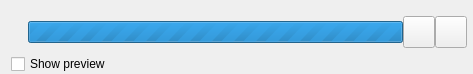
<?xml version="1.0" encoding="UTF-8"?>
<ui version="4.0">
 <class>SimplePluginProgressWidgetData</class>
 <widget class="QWidget" name="SimplePluginProgressWidgetData">
  <property name="geometry">
   <rect>
    <x>0</x>
    <y>0</y>
    <width>473</width>
    <height>74</height>
   </rect>
  </property>
  <property name="maximumSize">
   <size>
    <width>600</width>
    <height>16777215</height>
   </size>
  </property>
  <property name="windowTitle">
   <string>Loading</string>
  </property>
  <property name="windowIcon">
   <iconset resource="../resources/TulipGUIResource.qrc">
    <normaloff>:/tulip/gui/icons/tulip.ico</normaloff>:/tulip/gui/icons/tulip.ico</iconset>
  </property>
  <layout class="QVBoxLayout" name="verticalLayout">
   <property name="spacing">
    <number>0</number>
   </property>
   <property name="topMargin">
    <number>0</number>
   </property>
   <property name="rightMargin">
    <number>6</number>
   </property>
   <property name="bottomMargin">
    <number>0</number>
   </property>
   <item>
    <widget class="QLabel" name="comment">
     <property name="text">
      <string/>
     </property>
     <property name="alignment">
      <set>Qt::AlignCenter</set>
     </property>
    </widget>
   </item>
   <item>
    <layout class="QHBoxLayout" name="horizontalLayout">
     <property name="bottomMargin">
      <number>6</number>
     </property>
     <item>
      <widget class="QLabel" name="logoLabel">
       <property name="text">
        <string/>
       </property>
       <property name="pixmap">
        <pixmap resource="../resources/TulipGUIResource.qrc">:/tulip/gui/icons/logo32x32.png</pixmap>
       </property>
      </widget>
     </item>
     <item>
      <spacer name="horizontalSpacer">
       <property name="orientation">
        <enum>Qt::Horizontal</enum>
       </property>
       <property name="sizeType">
        <enum>QSizePolicy::Fixed</enum>
       </property>
       <property name="sizeHint" stdset="0">
        <size>
         <width>10</width>
         <height>20</height>
        </size>
       </property>
      </spacer>
     </item>
     <item>
      <widget class="QProgressBar" name="progressBar">
       <property name="maximum">
        <number>0</number>
       </property>
       <property name="value">
        <number>0</number>
       </property>
       <property name="alignment">
        <set>Qt::AlignCenter</set>
       </property>
       <property name="textVisible">
        <bool>true</bool>
       </property>
      </widget>
     </item>
     <item>
      <widget class="QPushButton" name="stopButton">
       <property name="minimumSize">
        <size>
         <width>32</width>
         <height>32</height>
        </size>
       </property>
       <property name="maximumSize">
        <size>
         <width>32</width>
         <height>32</height>
        </size>
       </property>
       <property name="toolTip">
        <string>Stop process and keep changes</string>
       </property>
      </widget>
     </item>
     <item>
      <widget class="QPushButton" name="cancelButton">
       <property name="minimumSize">
        <size>
         <width>32</width>
         <height>32</height>
        </size>
       </property>
       <property name="maximumSize">
        <size>
         <width>32</width>
         <height>32</height>
        </size>
       </property>
       <property name="toolTip">
        <string>Cancel process and revert changes</string>
       </property>
       <property name="iconSize">
        <size>
         <width>22</width>
         <height>22</height>
        </size>
       </property>
      </widget>
     </item>
    </layout>
   </item>
   <item>
    <widget class="QCheckBox" name="previewBox">
     <property name="text">
      <string>Show preview</string>
     </property>
    </widget>
   </item>
  </layout>
 </widget>
 <resources>
  <include location="../resources/TulipGUIResource.qrc"/>
 </resources>
 <connections/>
</ui>
